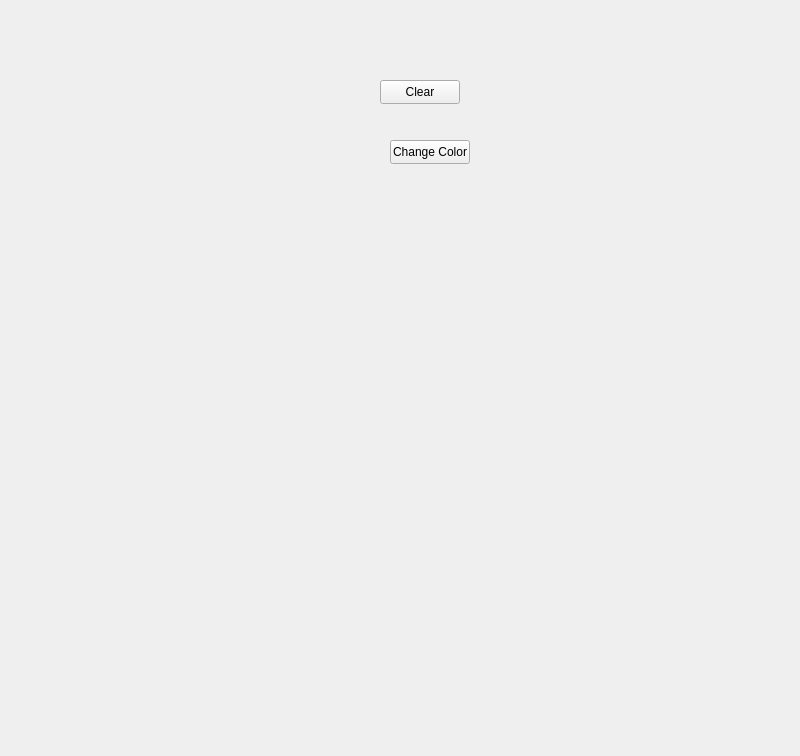
<?xml version="1.0" encoding="UTF-8"?>
<ui version="4.0">
 <class>MainWindow</class>
 <widget class="QMainWindow" name="MainWindow">
  <property name="geometry">
   <rect>
    <x>0</x>
    <y>0</y>
    <width>800</width>
    <height>756</height>
   </rect>
  </property>
  <property name="windowTitle">
   <string>MainWindow</string>
  </property>
  <property name="autoFillBackground">
   <bool>true</bool>
  </property>
  <widget class="QWidget" name="centralwidget">
   <widget class="ScribbleArea" name="MainScribbleArea" native="true">
    <property name="geometry">
     <rect>
      <x>110</x>
      <y>60</y>
      <width>141</width>
      <height>231</height>
     </rect>
    </property>
   </widget>
   <widget class="QPushButton" name="clearBtn">
    <property name="geometry">
     <rect>
      <x>380</x>
      <y>80</y>
      <width>80</width>
      <height>24</height>
     </rect>
    </property>
    <property name="text">
     <string>Clear</string>
    </property>
   </widget>
   <widget class="QPushButton" name="colorBtn">
    <property name="geometry">
     <rect>
      <x>390</x>
      <y>140</y>
      <width>80</width>
      <height>24</height>
     </rect>
    </property>
    <property name="text">
     <string>Change Color</string>
    </property>
   </widget>
  </widget>
 </widget>
 <customwidgets>
  <customwidget>
   <class>ScribbleArea</class>
   <extends>QWidget</extends>
   <header>ScribbleArea.h</header>
   <container>1</container>
  </customwidget>
 </customwidgets>
 <resources/>
 <connections/>
</ui>
